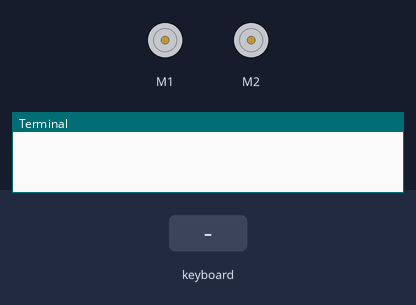
This program was run on a simulated Raspberry Pi (BCM pin numbers). On the bench: 2 × DC motor (green arrow = forward, orange = backward, longer = faster), the last lines printed to the terminal. The test bench sets the inputs (shaded band). Motors are numbered in the order the program creates them (left before right in a Robot).

Above: at 1.2 s.
1.3 s: key "w" typed on the keyboard
At 1.39 s:
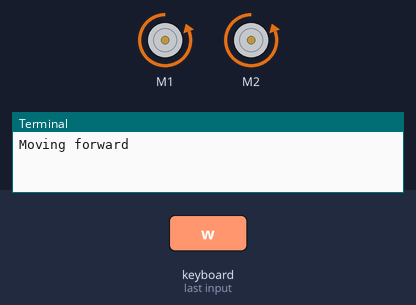
2.9 s: key "s" typed on the keyboard
At 2.99 s:
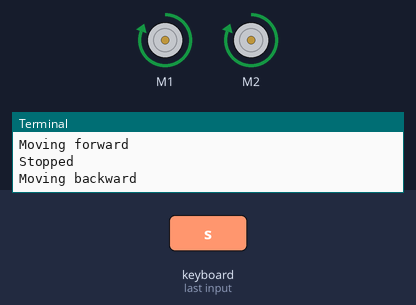
4.5 s: key "a" typed on the keyboard
At 4.59 s:
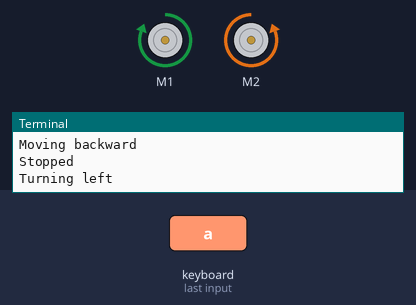
6.1 s: key "d" typed on the keyboard
At 6.19 s:
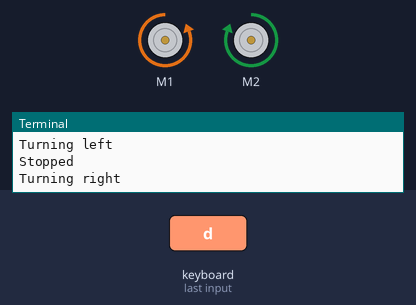
Timing chart, 0 to 8.7 s (numbered marks = the images above; inputs shaded):
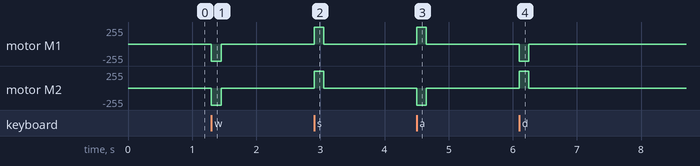

The program:

car_control.py
```python
import pygame
from gpiozero import Robot

robot = Robot(left=(2,3, 4), right=(17, 22, 27))
pygame.init()

done = False
movement_active = False  # Flag to track if movement keys are pressed

try:
    while not done:
        for event in pygame.event.get():
            if event.type == pygame.KEYDOWN:
                movement_active = True  # A key is pressed, enable movement
                if event.key == pygame.K_w:
                    robot.backward()
                    print("Moving forward")
                if event.key == pygame.K_s:
                    robot.forward()
                    print("Moving backward")
                if event.key == pygame.K_a:
                    robot.right()
                    print("Turning left")
                if event.key == pygame.K_d:
                    robot.left()
                    print("Turning right")
                if event.key == pygame.K_x:
                    robot.stop()
                    print("Stopping")

            elif event.type == pygame.KEYUP:
                movement_active = False  # No key is pressed, disable movement
                robot.stop()  # Stop the robot when no keys are pressed
                print("Stopped")

        if not movement_active:
            robot.stop()  # Stop the robot if no movement keys are active

except KeyboardInterrupt:
    pass
finally:
    pygame.quit()
```

Measured:
- after the input at 1.3 s, motor M1, motor M2: stopped → backward 255/255 at once, → stopped 0.15 s later
- after the input at 2.9 s, motor M1, motor M2: stopped → forward 255/255 at once, → stopped 0.15 s later
- after the input at 4.5 s, motor M1: stopped → forward 255/255 at once, → stopped 0.15 s later; motor M2: stopped → backward 255/255 at once, → stopped 0.15 s later
- after the input at 6.1 s, motor M1: stopped → backward 255/255 at once, → stopped 0.15 s later; motor M2: stopped → forward 255/255 at once, → stopped 0.15 s later
